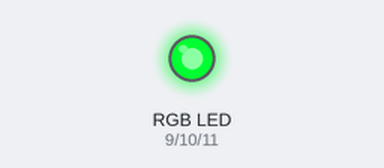
Recording of a sketch running on a simulated Arduino Uno, built with avr-gcc and run on an emulated ATmega328P. Parts: an RGB LED mixed from three pins (HIGH = lit).

Above: at 0.1 s.
Timing chart, 0 to 1.6 s (numbered marks = the images above):
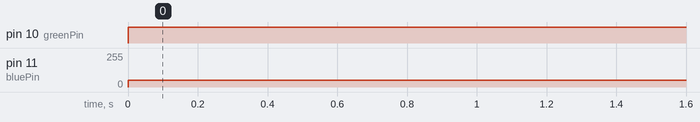

Measured:
- by itself, pin 10 (greenPin): LOW → HIGH at 0.00 s
- by itself, pin 11 (bluePin): 0/255 → 50/255 at 0.00 s

The sketch:

tri-color.ino
```cpp
//Pin variables
int redPin = 9;
int greenPin = 10;
int bluePin = 11;

//Color variables
int red = 0;
int green = 255;
int blue = 50;

void setup() {
  // put your setup code here, to run once:
  pinMode(redPin, OUTPUT);
  pinMode(greenPin, OUTPUT);
  pinMode(bluePin, OUTPUT);
}

void loop() {
  // put your main code here, to run repeatedly:
  analogWrite(redPin, red);
  analogWrite(greenPin, green);
  analogWrite(bluePin, blue);
}
```
